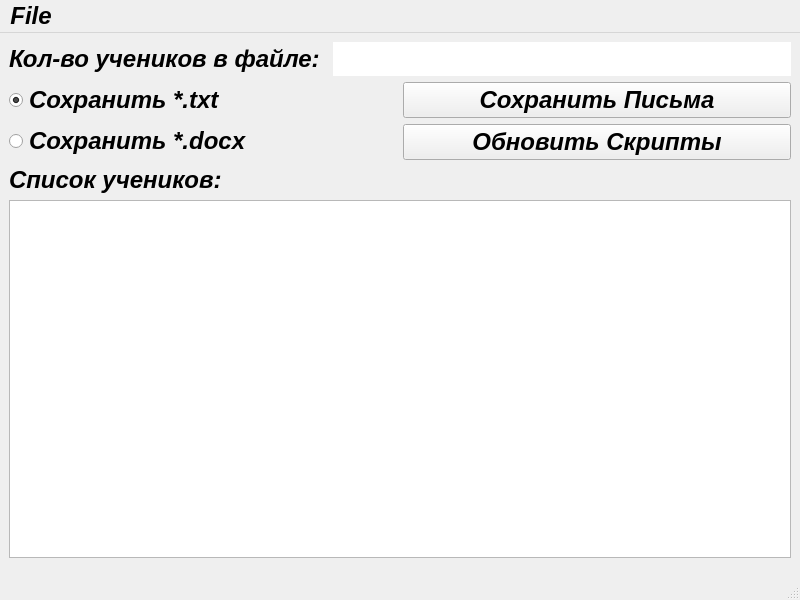
<?xml version="1.0" encoding="UTF-8"?>
<ui version="4.0">
 <class>MainWinLetter</class>
 <widget class="QMainWindow" name="MainWinLetter">
  <property name="geometry">
   <rect>
    <x>0</x>
    <y>0</y>
    <width>800</width>
    <height>600</height>
   </rect>
  </property>
  <property name="font">
   <font>
    <family>Segoe UI</family>
    <pointsize>18</pointsize>
    <weight>75</weight>
    <italic>true</italic>
    <bold>true</bold>
   </font>
  </property>
  <property name="windowTitle">
   <string>Auto School Letter</string>
  </property>
  <widget class="QWidget" name="centralwidget">
   <layout class="QGridLayout" name="gridLayout">
    <item row="0" column="0">
     <layout class="QHBoxLayout" name="horizontalLayout">
      <item>
       <widget class="QLabel" name="label">
        <property name="text">
         <string>Кол-во учеников в файле: </string>
        </property>
       </widget>
      </item>
      <item>
       <widget class="QLineEdit" name="lineStudentsNum">
        <property name="frame">
         <bool>false</bool>
        </property>
        <property name="alignment">
         <set>Qt::AlignCenter</set>
        </property>
        <property name="readOnly">
         <bool>true</bool>
        </property>
       </widget>
      </item>
     </layout>
    </item>
    <item row="1" column="0">
     <layout class="QHBoxLayout" name="horizontalLayout_2">
      <item>
       <layout class="QVBoxLayout" name="verticalLayout">
        <item>
         <widget class="QRadioButton" name="radioSaveTXT">
          <property name="text">
           <string>Сохранить *.txt</string>
          </property>
          <property name="checked">
           <bool>true</bool>
          </property>
         </widget>
        </item>
        <item>
         <widget class="QRadioButton" name="radioSaveDOCX">
          <property name="text">
           <string>Сохранить *.docx</string>
          </property>
         </widget>
        </item>
       </layout>
      </item>
      <item>
       <layout class="QVBoxLayout" name="verticalLayout_3">
        <item>
         <widget class="QPushButton" name="buttonSaveLetters">
          <property name="text">
           <string>Сохранить Письма</string>
          </property>
         </widget>
        </item>
        <item>
         <widget class="QPushButton" name="buttonReloadLetters">
          <property name="text">
           <string>Обновить Скрипты</string>
          </property>
         </widget>
        </item>
       </layout>
      </item>
     </layout>
    </item>
    <item row="2" column="0">
     <layout class="QVBoxLayout" name="verticalLayout_2">
      <item>
       <widget class="QLabel" name="label_2">
        <property name="text">
         <string>Список учеников:</string>
        </property>
       </widget>
      </item>
      <item>
       <widget class="QTextEdit" name="textStudentsList">
        <property name="readOnly">
         <bool>true</bool>
        </property>
       </widget>
      </item>
     </layout>
    </item>
   </layout>
  </widget>
  <widget class="QMenuBar" name="menubar">
   <property name="geometry">
    <rect>
     <x>0</x>
     <y>0</y>
     <width>800</width>
     <height>38</height>
    </rect>
   </property>
   <widget class="QMenu" name="menuFile">
    <property name="title">
     <string>File</string>
    </property>
    <addaction name="actionOpen"/>
    <addaction name="actionSettings"/>
   </widget>
   <addaction name="menuFile"/>
  </widget>
  <widget class="QStatusBar" name="statusbar"/>
  <action name="actionOpen">
   <property name="text">
    <string>Open</string>
   </property>
  </action>
  <action name="actionSave">
   <property name="text">
    <string>Save</string>
   </property>
  </action>
  <action name="actionSave_as">
   <property name="text">
    <string>Save as</string>
   </property>
  </action>
  <action name="actionSettings">
   <property name="text">
    <string>Settings</string>
   </property>
  </action>
 </widget>
 <resources/>
 <connections/>
</ui>
